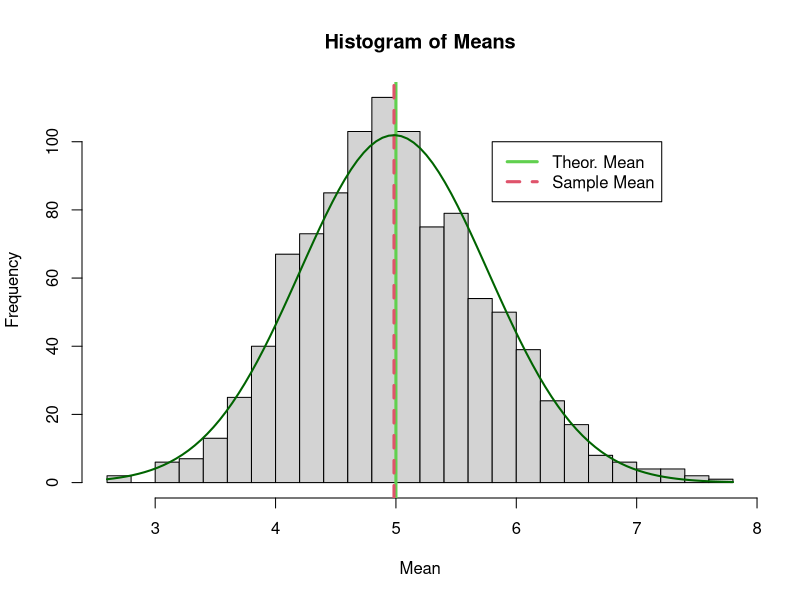
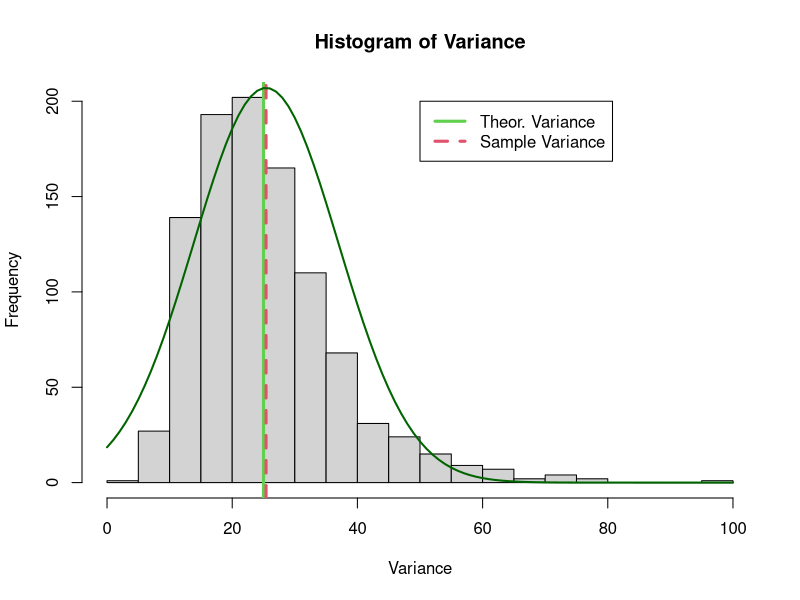

The R source for these figures, in order:
## ---- chunk 1
set.seed(1969)
lambda <- 0.2
n  <- 40
## ---- chunk 2
mns = NULL
vrs= NULL
for (i in 1 : 1000) {
        mySample <- rexp(n,lambda)
        mns <- c(mns, mean(mySample))
        vrs <- c(vrs, var(mySample))
}
## ---- chunk 3
myMean <- mean(mns)
theoMean <- 1/lambda
myVar <- mean(vrs)
theoVar <- (1/lambda)^2
## ---- chunk 4
hist(mns, breaks = 20, xlab = 'Mean', main = 'Histogram of Means')
abline(v = theoMean, col = 3, lwd = 3)
abline(v = myMean, col = 2, lwd = 3, lty = 2)
legend(5.8,100, c('Theor. Mean', 'Sample Mean')
       , lwd = c(3,3), lty = c(1,2), col = c(3,2))
curve(dnorm(x, mean=myMean, sd=sd(mns))*200, col="darkgreen", lwd=2, add=TRUE)
## ---- chunk 5

## ---- chunk 6
hist(vrs, breaks = 14, xlab = 'Variance', main = 'Histogram of Variance')
abline(v = theoVar, col = 3, lwd = 3)
abline(v = myVar, col = 2, lwd = 3, lty = 2)
legend(50, 200, c('Theor. Variance', 'Sample Variance'),
       lwd = c(3,3), lty = c(1,2), col = c(3,2))
curve(dnorm(x, mean=myVar, sd=sd(vrs))*6000, col="darkgreen", lwd=2, add=TRUE)

## ---- chunk 7

